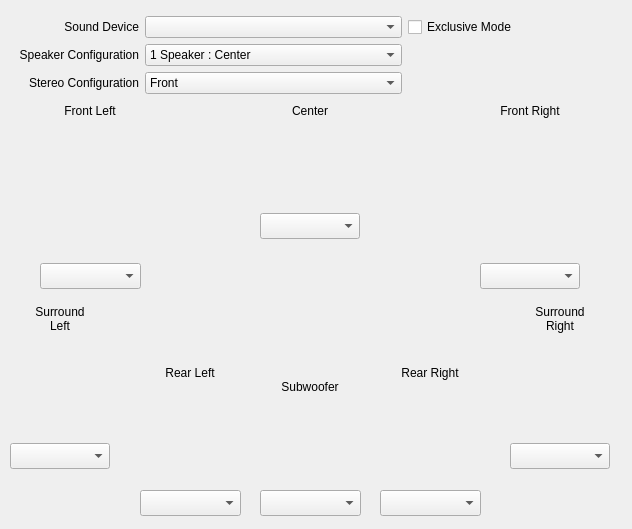
<?xml version="1.0" encoding="UTF-8"?>
<ui version="4.0">
 <class>SettingsAudio</class>
 <widget class="QWidget" name="SettingsAudio">
  <property name="geometry">
   <rect>
    <x>0</x>
    <y>0</y>
    <width>632</width>
    <height>529</height>
   </rect>
  </property>
  <property name="windowTitle">
   <string>Form</string>
  </property>
  <widget class="QLabel" name="m_surroundLeftLabel">
   <property name="geometry">
    <rect>
     <x>10</x>
     <y>303</y>
     <width>100</width>
     <height>31</height>
    </rect>
   </property>
   <property name="sizePolicy">
    <sizepolicy hsizetype="Minimum" vsizetype="Preferred">
     <horstretch>100</horstretch>
     <verstretch>0</verstretch>
    </sizepolicy>
   </property>
   <property name="minimumSize">
    <size>
     <width>100</width>
     <height>0</height>
    </size>
   </property>
   <property name="text">
    <string>Surround
Left</string>
   </property>
   <property name="alignment">
    <set>Qt::AlignCenter</set>
   </property>
  </widget>
  <widget class="QLabel" name="m_frontRightLabel">
   <property name="geometry">
    <rect>
     <x>480</x>
     <y>103</y>
     <width>100</width>
     <height>16</height>
    </rect>
   </property>
   <property name="sizePolicy">
    <sizepolicy hsizetype="Fixed" vsizetype="Preferred">
     <horstretch>100</horstretch>
     <verstretch>0</verstretch>
    </sizepolicy>
   </property>
   <property name="minimumSize">
    <size>
     <width>100</width>
     <height>0</height>
    </size>
   </property>
   <property name="text">
    <string>Front Right</string>
   </property>
   <property name="alignment">
    <set>Qt::AlignCenter</set>
   </property>
  </widget>
  <widget class="QLabel" name="m_rearLeftLabel">
   <property name="geometry">
    <rect>
     <x>140</x>
     <y>365</y>
     <width>100</width>
     <height>16</height>
    </rect>
   </property>
   <property name="sizePolicy">
    <sizepolicy hsizetype="Fixed" vsizetype="Preferred">
     <horstretch>100</horstretch>
     <verstretch>0</verstretch>
    </sizepolicy>
   </property>
   <property name="minimumSize">
    <size>
     <width>100</width>
     <height>0</height>
    </size>
   </property>
   <property name="text">
    <string>Rear Left</string>
   </property>
   <property name="alignment">
    <set>Qt::AlignCenter</set>
   </property>
  </widget>
  <widget class="QLabel" name="m_frontLeftLabel">
   <property name="geometry">
    <rect>
     <x>40</x>
     <y>103</y>
     <width>100</width>
     <height>16</height>
    </rect>
   </property>
   <property name="sizePolicy">
    <sizepolicy hsizetype="Fixed" vsizetype="Preferred">
     <horstretch>100</horstretch>
     <verstretch>0</verstretch>
    </sizepolicy>
   </property>
   <property name="minimumSize">
    <size>
     <width>100</width>
     <height>0</height>
    </size>
   </property>
   <property name="text">
    <string>Front Left</string>
   </property>
   <property name="alignment">
    <set>Qt::AlignCenter</set>
   </property>
  </widget>
  <widget class="QComboBox" name="m_frontRightCombo">
   <property name="geometry">
    <rect>
     <x>480</x>
     <y>263</y>
     <width>100</width>
     <height>26</height>
    </rect>
   </property>
   <property name="sizePolicy">
    <sizepolicy hsizetype="Fixed" vsizetype="Fixed">
     <horstretch>100</horstretch>
     <verstretch>0</verstretch>
    </sizepolicy>
   </property>
   <property name="minimumSize">
    <size>
     <width>100</width>
     <height>0</height>
    </size>
   </property>
  </widget>
  <widget class="QComboBox" name="m_subwooferCombo">
   <property name="geometry">
    <rect>
     <x>260</x>
     <y>490</y>
     <width>101</width>
     <height>26</height>
    </rect>
   </property>
   <property name="sizePolicy">
    <sizepolicy hsizetype="Fixed" vsizetype="Fixed">
     <horstretch>100</horstretch>
     <verstretch>0</verstretch>
    </sizepolicy>
   </property>
   <property name="minimumSize">
    <size>
     <width>100</width>
     <height>0</height>
    </size>
   </property>
  </widget>
  <widget class="QLabel" name="m_subwooferLabel">
   <property name="geometry">
    <rect>
     <x>260</x>
     <y>379</y>
     <width>100</width>
     <height>16</height>
    </rect>
   </property>
   <property name="sizePolicy">
    <sizepolicy hsizetype="Fixed" vsizetype="Preferred">
     <horstretch>100</horstretch>
     <verstretch>0</verstretch>
    </sizepolicy>
   </property>
   <property name="minimumSize">
    <size>
     <width>100</width>
     <height>0</height>
    </size>
   </property>
   <property name="text">
    <string>Subwoofer</string>
   </property>
   <property name="alignment">
    <set>Qt::AlignCenter</set>
   </property>
  </widget>
  <widget class="QComboBox" name="m_centerCombo">
   <property name="geometry">
    <rect>
     <x>260</x>
     <y>213</y>
     <width>100</width>
     <height>26</height>
    </rect>
   </property>
   <property name="sizePolicy">
    <sizepolicy hsizetype="Fixed" vsizetype="Fixed">
     <horstretch>100</horstretch>
     <verstretch>0</verstretch>
    </sizepolicy>
   </property>
   <property name="minimumSize">
    <size>
     <width>100</width>
     <height>0</height>
    </size>
   </property>
  </widget>
  <widget class="QLabel" name="m_surroundRightLabel">
   <property name="geometry">
    <rect>
     <x>510</x>
     <y>303</y>
     <width>100</width>
     <height>31</height>
    </rect>
   </property>
   <property name="sizePolicy">
    <sizepolicy hsizetype="Minimum" vsizetype="Preferred">
     <horstretch>100</horstretch>
     <verstretch>0</verstretch>
    </sizepolicy>
   </property>
   <property name="minimumSize">
    <size>
     <width>100</width>
     <height>0</height>
    </size>
   </property>
   <property name="text">
    <string>Surround
Right</string>
   </property>
   <property name="alignment">
    <set>Qt::AlignCenter</set>
   </property>
  </widget>
  <widget class="QLabel" name="m_centerLabel">
   <property name="geometry">
    <rect>
     <x>260</x>
     <y>103</y>
     <width>100</width>
     <height>16</height>
    </rect>
   </property>
   <property name="sizePolicy">
    <sizepolicy hsizetype="Fixed" vsizetype="Preferred">
     <horstretch>100</horstretch>
     <verstretch>0</verstretch>
    </sizepolicy>
   </property>
   <property name="minimumSize">
    <size>
     <width>100</width>
     <height>0</height>
    </size>
   </property>
   <property name="text">
    <string>Center</string>
   </property>
   <property name="alignment">
    <set>Qt::AlignCenter</set>
   </property>
  </widget>
  <widget class="QLabel" name="m_rearRightLabel">
   <property name="geometry">
    <rect>
     <x>380</x>
     <y>365</y>
     <width>100</width>
     <height>16</height>
    </rect>
   </property>
   <property name="sizePolicy">
    <sizepolicy hsizetype="Fixed" vsizetype="Preferred">
     <horstretch>100</horstretch>
     <verstretch>0</verstretch>
    </sizepolicy>
   </property>
   <property name="minimumSize">
    <size>
     <width>100</width>
     <height>0</height>
    </size>
   </property>
   <property name="text">
    <string>Rear Right</string>
   </property>
   <property name="alignment">
    <set>Qt::AlignCenter</set>
   </property>
  </widget>
  <widget class="QComboBox" name="m_surroundLeftCombo">
   <property name="geometry">
    <rect>
     <x>10</x>
     <y>443</y>
     <width>100</width>
     <height>26</height>
    </rect>
   </property>
   <property name="sizePolicy">
    <sizepolicy hsizetype="Minimum" vsizetype="Fixed">
     <horstretch>100</horstretch>
     <verstretch>0</verstretch>
    </sizepolicy>
   </property>
   <property name="minimumSize">
    <size>
     <width>100</width>
     <height>0</height>
    </size>
   </property>
  </widget>
  <widget class="QComboBox" name="m_frontLeftCombo">
   <property name="geometry">
    <rect>
     <x>40</x>
     <y>263</y>
     <width>101</width>
     <height>26</height>
    </rect>
   </property>
   <property name="sizePolicy">
    <sizepolicy hsizetype="Fixed" vsizetype="Fixed">
     <horstretch>100</horstretch>
     <verstretch>0</verstretch>
    </sizepolicy>
   </property>
   <property name="minimumSize">
    <size>
     <width>100</width>
     <height>0</height>
    </size>
   </property>
  </widget>
  <widget class="QComboBox" name="m_rearRightCombo">
   <property name="geometry">
    <rect>
     <x>380</x>
     <y>490</y>
     <width>101</width>
     <height>26</height>
    </rect>
   </property>
   <property name="sizePolicy">
    <sizepolicy hsizetype="Fixed" vsizetype="Fixed">
     <horstretch>100</horstretch>
     <verstretch>0</verstretch>
    </sizepolicy>
   </property>
   <property name="minimumSize">
    <size>
     <width>100</width>
     <height>0</height>
    </size>
   </property>
  </widget>
  <widget class="QComboBox" name="m_rearLeftCombo">
   <property name="geometry">
    <rect>
     <x>140</x>
     <y>490</y>
     <width>101</width>
     <height>26</height>
    </rect>
   </property>
   <property name="sizePolicy">
    <sizepolicy hsizetype="Fixed" vsizetype="Fixed">
     <horstretch>100</horstretch>
     <verstretch>0</verstretch>
    </sizepolicy>
   </property>
   <property name="minimumSize">
    <size>
     <width>100</width>
     <height>0</height>
    </size>
   </property>
  </widget>
  <widget class="QWidget" name="layoutWidget">
   <property name="geometry">
    <rect>
     <x>11</x>
     <y>8</y>
     <width>659</width>
     <height>96</height>
    </rect>
   </property>
   <layout class="QGridLayout" name="gridLayout">
    <property name="margin">
     <number>8</number>
    </property>
    <item row="1" column="1">
     <widget class="QComboBox" name="m_speakerCombo">
      <item>
       <property name="text">
        <string>1 Speaker : Center</string>
       </property>
      </item>
      <item>
       <property name="text">
        <string>2 Speaker : Stereo</string>
       </property>
      </item>
      <item>
       <property name="text">
        <string>3 Speakers : Stereo + Center</string>
       </property>
      </item>
      <item>
       <property name="text">
        <string>4 Speakers : Quadrophonic</string>
       </property>
      </item>
      <item>
       <property name="text">
        <string>5 Speakers : Surround</string>
       </property>
      </item>
      <item>
       <property name="text">
        <string>5.1 Speakers : Surround + Subwoofer</string>
       </property>
      </item>
      <item>
       <property name="text">
        <string>7 Speakers : Full Surround</string>
       </property>
      </item>
      <item>
       <property name="text">
        <string>7.1 Speakers : Full Surround + Subwoofer</string>
       </property>
      </item>
     </widget>
    </item>
    <item row="2" column="1">
     <widget class="QComboBox" name="m_stereoCombo">
      <item>
       <property name="text">
        <string>Front</string>
       </property>
      </item>
      <item>
       <property name="text">
        <string>Surround</string>
       </property>
      </item>
      <item>
       <property name="text">
        <string>Rear</string>
       </property>
      </item>
      <item>
       <property name="text">
        <string>Front + Surround</string>
       </property>
      </item>
      <item>
       <property name="text">
        <string>Front + Rear</string>
       </property>
      </item>
      <item>
       <property name="text">
        <string>Surround + Rear</string>
       </property>
      </item>
      <item>
       <property name="text">
        <string>Front + Surround + Rear</string>
       </property>
      </item>
     </widget>
    </item>
    <item row="1" column="2">
     <spacer name="horizontalSpacer_2">
      <property name="orientation">
       <enum>Qt::Horizontal</enum>
      </property>
      <property name="sizeHint" stdset="0">
       <size>
        <width>5</width>
        <height>20</height>
       </size>
      </property>
     </spacer>
    </item>
    <item row="2" column="0">
     <widget class="QLabel" name="m_stereoLabel">
      <property name="text">
       <string>Stereo Configuration</string>
      </property>
      <property name="alignment">
       <set>Qt::AlignRight|Qt::AlignTrailing|Qt::AlignVCenter</set>
      </property>
     </widget>
    </item>
    <item row="2" column="2">
     <spacer name="horizontalSpacer_3">
      <property name="orientation">
       <enum>Qt::Horizontal</enum>
      </property>
      <property name="sizeHint" stdset="0">
       <size>
        <width>5</width>
        <height>20</height>
       </size>
      </property>
     </spacer>
    </item>
    <item row="0" column="0">
     <widget class="QLabel" name="m_audioDeviceLabel">
      <property name="text">
       <string>Sound Device</string>
      </property>
      <property name="alignment">
       <set>Qt::AlignRight|Qt::AlignTrailing|Qt::AlignVCenter</set>
      </property>
     </widget>
    </item>
    <item row="0" column="1">
     <widget class="QComboBox" name="m_audioDeviceCombo"/>
    </item>
    <item row="1" column="0">
     <widget class="QLabel" name="m_speakerLabel">
      <property name="text">
       <string>Speaker Configuration</string>
      </property>
      <property name="alignment">
       <set>Qt::AlignRight|Qt::AlignTrailing|Qt::AlignVCenter</set>
      </property>
     </widget>
    </item>
    <item row="0" column="2">
     <widget class="QCheckBox" name="m_exclusiveFlag">
      <property name="toolTip">
       <string>Use HAL Integer Mode with exclusive access to sound device</string>
      </property>
      <property name="text">
       <string>Exclusive Mode</string>
      </property>
     </widget>
    </item>
   </layout>
  </widget>
  <widget class="QComboBox" name="m_surroundRightCombo">
   <property name="geometry">
    <rect>
     <x>510</x>
     <y>443</y>
     <width>100</width>
     <height>26</height>
    </rect>
   </property>
   <property name="sizePolicy">
    <sizepolicy hsizetype="Minimum" vsizetype="Fixed">
     <horstretch>100</horstretch>
     <verstretch>0</verstretch>
    </sizepolicy>
   </property>
   <property name="minimumSize">
    <size>
     <width>100</width>
     <height>0</height>
    </size>
   </property>
  </widget>
 </widget>
 <resources/>
 <connections/>
</ui>
